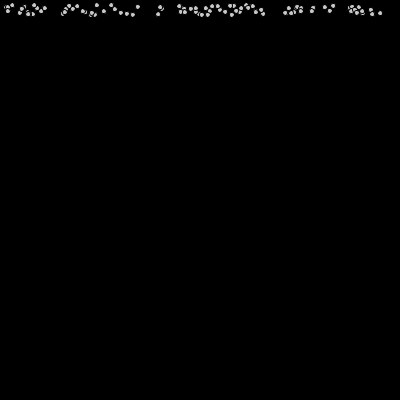
Frame 1 (no input)
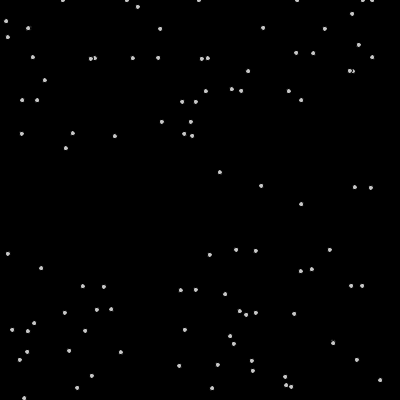
Frame 60 (the mouse pressed at the canvas centre just before this capture)
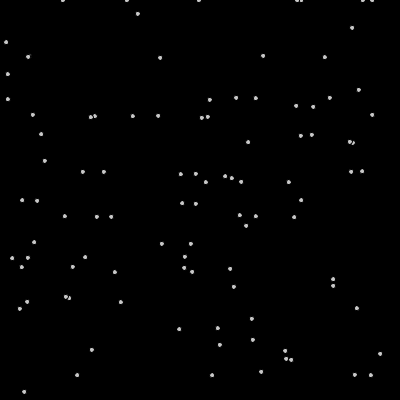
Frame 120 (the mouse held since frame 60 and released just before this capture)

The Processing sketch that drew these frames (run headless with seeded random() and noise(); from frame 60 on, the mouse is pressed at the canvas centre):

// Processing sketch: RainArray
// ── RainArray.pde
Raindrop[] drops;

void setup() {
  size(400, 400);
  drops = new Raindrop[100];
  for (int i = 0; i < drops.length; i++) {
    float speed = random(5, 15);
    float xPosition = random(width);
    drops[i] =new Raindrop(speed, xPosition);
  }
}

void draw() {
  background(0);
  for (int i = 0; i < drops.length; i++) {
    drops[i].rain();
    drops[i].display();
    if (drops[i].ypos > height) {
      drops[i].ypos = 0;
    }
  }
}

// ── Raindrop.pde
class Raindrop {
  float xpos, ypos;
  float diameter;
  float speed;
  color c;

  Raindrop(float s, float x) {
    speed = s;
    diameter = -5;
    c = color(200);
    xpos = x;
    ypos = 0;
  }

  void display() {
    fill(c);
    ellipse(xpos, ypos, diameter, diameter);
  }

  void rain() {
    ypos += speed;
    if (ypos > height) {
      ypos = 0;
    }
  }
  
}
